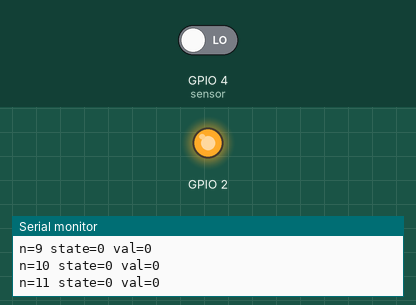
Recording of a sketch running on a simulated ESP32. Shown: output pins drawn as LEDs (lit = HIGH), the last lines printed to the serial monitor. Dashed ring = blinking. The test bench sets the inputs (shaded band); at power-on: GPIO 4 (sensor) LOW.

Above: at 6.0 s.
6.1 s: GPIO 4 (sensor) driven HIGH
At 9.0 s:
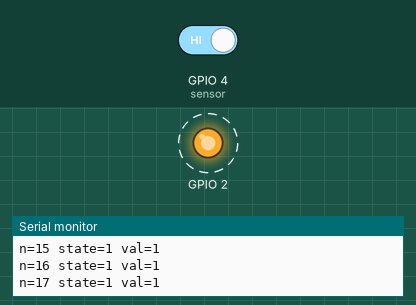
9.1 s: GPIO 4 (sensor) driven LOW
At 10.1 s:
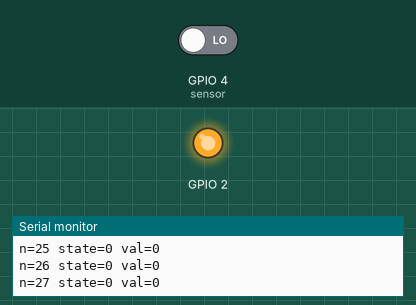
Timing chart, 0 to 12.1 s (numbered marks = the images above; inputs shaded):
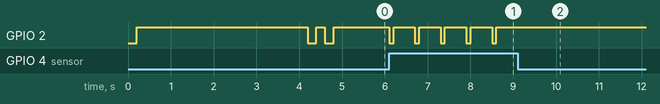

Measured:
- after the input at 6.1 s, GPIO 2: alternates HIGH for 0.50 s and LOW for 0.10 s, starting at once
- after the input at 9.1 s, GPIO 2: stops changing and stays HIGH

The sketch:

move.ino
```cpp
/*
  *  Использование датчика движения типа PIR с платой Arduino.
  *  Более подробно о проекте на:  randomnerdtutorials.com/pirsensor
  *  Модифицирован Руи Сантосом (Rui Santos) на основе скетча Лимор Фрид (Limor Fried)
  *  Модифицирован Георгий Степанов (Georgiy Stepanov / gsim047)
*/

// PIR HC-SR501
// https://voltiq.ru/arduino-and-sensor-hc-sr501/

#include <gmBlink.h>
#include <gmFn.h>

// датчик HC-SR501

int led = 2;                   // контакт для светодиода
int sensor = 4;                // контакт для датчика
int state = LOW;               // по умолчанию никакого движения не определено

int n = 0;
gmBlink ld(led);


void setup()
{
	//pinMode(led, OUTPUT);      // контакт для светодиода
	pinMode(sensor, INPUT);    // контакт для датчика
	//Serial.begin(115200);      // инициализируем последовательную коммуникацию
	ld.down();
	ld.blink(200);
	Serial_init();
	//digitalWrite(led, LOW);
	ld.blink(200);
	delay(200);
	ld.blink(200);
}// setup


void loop()
{
	n++;
	int val = digitalRead(sensor);     // считываем данные от датчика

	if ( val != state ){
		if ( val == HIGH ){
			Serial.println("Motion detected!");  //  "Замечено движение!"
		}else{
			Serial.println("Motion stopped...");   //  "Движение прекращено!"
		}
	}

	if ( val == HIGH ){
		//digitalWrite(led, HIGH);   // включаем светодиод
		ld.up();
		delay(100);

		//digitalWrite(led, LOW);    // выключаем светодиод
		ld.down();
		delay(400);
	}else{
		//digitalWrite(led, LOW);    // выключаем светодиод
		ld.down();
	}
	delay(100);
	state = val;
	Serial.printf("n=%d state=%d val=%d\n", n, state, val);
}// loop
```
